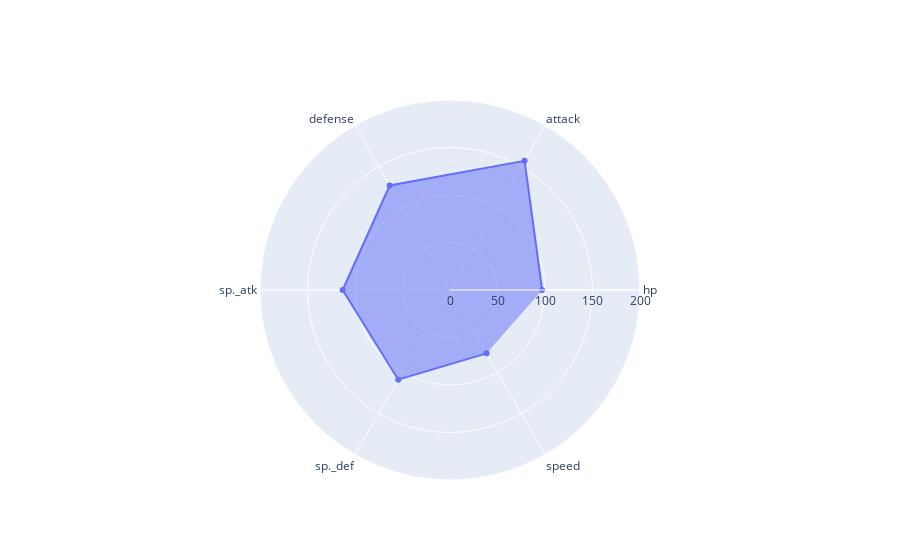

This figure's notebook cell:
### Code cell
fig = go.Figure(data=go.Scatterpolar(
  r=pokemon_stats.to_numpy()[0],
  theta=categories,
  fill='toself',
  name=pokemon.name.to_string()
))

fig.update_layout(
  polar=dict(
    radialaxis=dict(
      visible=True,
      range=[0,200]
    ),
  ),
  showlegend=False
)

fig.show()

### Figure 1 — Plotly figure (JSON) as saved in the notebook; plotly's stock layout.template omitted (floating-point values rounded to 4 significant figures)
{"data": [{"fill": "toself", "name": "930    Necrozma Dusk Mane Necrozma", "r": [97, 157, 127, 113, 109, 77], "theta": ["hp", "attack", "defense", "sp._atk", "sp._def", "speed"], "type": "scatterpolar"}], "layout": {"polar": {"radialaxis": {"range": [0, 200], "visible": true}}, "showlegend": false}}
